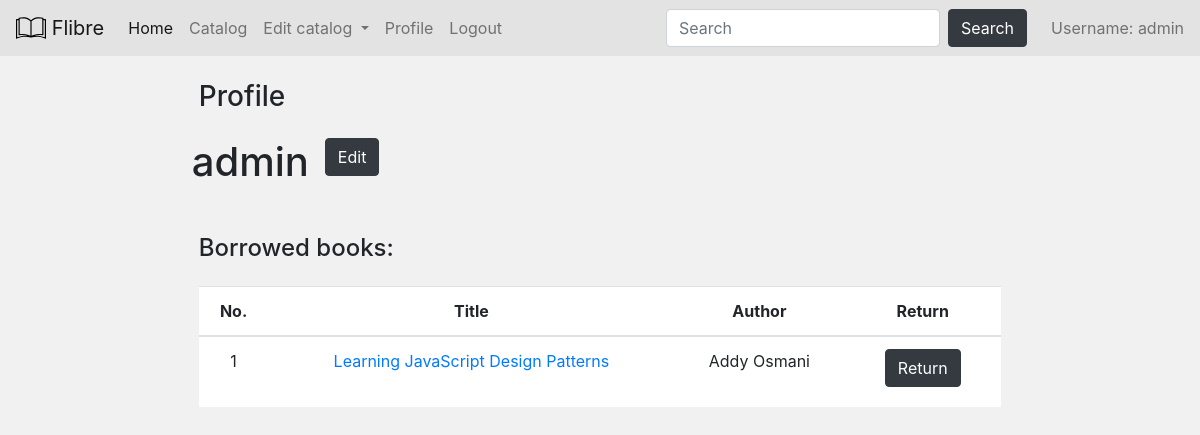
The app's page /user/admin (signed in) with its own data.
### db_models.py (models this page shows, shortened)
class User(Base):
    __tablename__ = 'users'
    id = Column(Integer, primary_key=True)
    username = Column(String(50))
    email = Column(String(255))
    password = Column(String(255))
    permission_lvl = Column(Integer)
    book_limit = Column(Integer)
    book_ref = relationship('Book', back_populates='user_ref')

class Book(Base):
    __tablename__ = 'books'
    id = Column(Integer, primary_key=True)
    author = Column(String(255))
    description = Column(String(1000))
    isbn = Column(Integer)
    pages = Column(Integer)
    published = Column(String(10))
    publisher = Column(String(255))
    subtitle = Column(String(255))
    title = Column(String(255))
    website = Column(String(255))
    user_id = Column(Integer, ForeignKey('users.id'))
    user_ref = relationship('User', back_populates='book_ref')

### routes.py (the view)
@app.route('/user/<username>')
@login_required(lvl=2)
def user_profile(username):
    context = get_default_context()
    if context['permission_lvl'] == 1:
        pass
    elif username != context['username']:
        abort(401)
    if not user_exists(username):
        abort(404)
    context['profile_username'] = username
    context['borrowed_books'] = get_borrowed(username)
    context['current_user'] = username == session.get('username')
    return render_template('user_profile.html', **context)

### routes.py (called while the page is built)
def get_session(echo=False):
    engine = create_engine('sqlite:///db/database.db', echo=echo)
    db_session = sessionmaker(bind=engine)
    return db_session()

def get_default_context():
    permission_lvl = get_user_auth_lvl()
    context = {'permission_lvl': permission_lvl,
               'user_id': session.get('user_id'),
               'username': session.get('username')}
    return context

def get_user_auth_lvl():
    if not session.get('user_id'):
        return 3
    db_session = get_session()
    user_data = db_session.query(User.permission_lvl) \
                .filter(User.username == session.get('username')) \
                .one()
    return user_data.permission_lvl

def get_borrowed(username):
    db_session = get_session()
    return db_session.query(Book).join(User).filter(User.username == username).all()

def user_exists(username):
    db_session = get_session()
    return db_session.query(User.id).filter_by(username=username).scalar() is not None

def login_required(lvl=3):
    def frame(func):
        @wraps(func)
        def wrapped_func(*args, **kwargs):
            if get_user_auth_lvl() <= lvl:
                return func(*args, **kwargs)
            else:
                flash('Access denied')
                return redirect('/login')
        return wrapped_func
    return frame

### templates/user_profile.html (shortened to what this page needs)
{% extends 'layout.html' %}
{% block content %}
<div class="container w-75">
  <h3 class="mb-4">Profile</h3>
  <div class="row">
    <div class="mx-2">
      <h1 class="mb-5">{{ profile_username }}</h1>
    </div>
    <div class="mx-2">
      <a class="btn btn-dark mb-2" href="/user/{{ profile_username }}/edit" role="button">Edit</a>
    </div>
  </div>
  <h4 class="mb-4">Borrowed books:</h4>
  <table class="table text-center">
    <thead class="mythead">
    <tr>
      <th scope="col">No.</th>
      <th scope="col">Title</th>
      <th scope="col">Author</th>
      <th scope="col">Return</th>
    </tr>
    </thead>
    {% for book in borrowed_books %}
    <tr>
      <td scope="row">{{ loop.index }}</td>
      <td scope="row"><a href="/catalog/books/{{ book['id'] }}">{{ book['title'] }}</a></td>
      <td scope="row">{{ book['author'] }}</td>
      {% if current_user %}
      <td>
        <form action="/catalog/books/return" method="POST">
          <button class="btn btn-dark mb-2 mx-2" name="return_book_id" type="submit" value="{{ book['id'] }}">Return
          </button>
        </form>
      </td>
      {% endif %}
    </tr>
    {% endfor %}
  </table>
</div>
{% endblock %}

### templates/layout.html (shortened to what this page needs)
<!doctype html>
<html lang="en">
<head>
  <link rel="stylesheet" href="https://stackpath.bootstrapcdn.com/bootstrap/4.5.0/css/bootstrap.min.css"
>
  <link href="/static/style.css" rel="stylesheet">
</head>
<body id="bootstrap-overrides">
<nav class="navbar navbar-expand-lg navbar-light bg-navbar mb-4">
  <a class="navbar-brand" href="/">
    <img src="/static/book_logo.svg" width="30" height="30" class="d-inline-block align-top" alt="" loading="lazy">
    Flibre
  </a>
  <div class="collapse navbar-collapse" id="navbarSupportedContent">
    <ul class="navbar-nav mr-auto">
      <li class="nav-item active">
        <a class="nav-link" href="/">Home</a>
      </li>
      <li class="nav-item">
        <a class="nav-link" href="/catalog/books">Catalog</a>
      </li>
      {% if permission_lvl == 1 %}
      <li class="nav-item dropdown">
        <a class="nav-link dropdown-toggle" href="/catalog/books" id="navbarDropdown" role="button"
           data-toggle="dropdown" aria-haspopup="true" aria-expanded="false">
          Edit catalog
        </a>
      </li>
      {% endif %}
      {% if username %}
      <li class="nav-item">
        <a class="nav-link" href="/user/{{ username }}">Profile</a>
      </li>
      <li class="nav-item">
        <a class="nav-link" href="/logout">Logout</a>
      </li>
      {% endif %}
    </ul>
    <form class="form-inline my-2 my-lg-0" action="/search_results" method="GET">
      <input class="form-control mr-sm-2" type="search" name="query" placeholder="Search" aria-label="Search">
      <button class="btn btn-dark mr-4 my-2 my-sm-0" type="submit">Search</button>
    </form>
    {% if username %}
    <span class="navbar-text">
      Username: {{ username }}
    </span>
    {% endif %}
  </div>
</nav>
<div class="container">
  {% block content %}
  {% endblock %}
</div>
</body>
</html>

### static/style.css (style rules this page uses)
body { background-color: #f1f1f1; }
.bg-navbar { background-color: #e3e3e3; }
.table tr { background-color:#fff; }

### records on screen
User: username "admin"
Book: title "Learning JavaScript Design Patterns", author "Addy Osmani", {{ book['id'] }} 2 (drawn)
